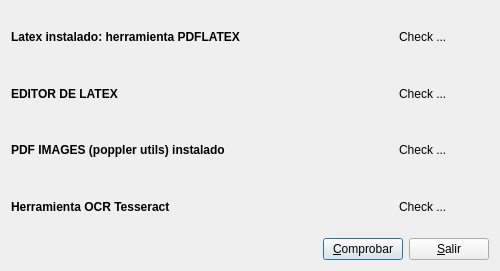
<?xml version="1.0" encoding="UTF-8"?>
<ui version="4.0">
 <class>Check_herramientas</class>
 <widget class="QDialog" name="Check_herramientas">
  <property name="geometry">
   <rect>
    <x>0</x>
    <y>0</y>
    <width>500</width>
    <height>271</height>
   </rect>
  </property>
  <property name="windowTitle">
   <string>Comprobación herramientas instaladas</string>
  </property>
  <layout class="QVBoxLayout" name="verticalLayout">
   <item>
    <layout class="QGridLayout" name="gridLayout">
     <item row="0" column="0">
      <widget class="QLabel" name="pdflatex_t_label">
       <property name="minimumSize">
        <size>
         <width>0</width>
         <height>50</height>
        </size>
       </property>
       <property name="font">
        <font>
         <bold>true</bold>
        </font>
       </property>
       <property name="text">
        <string>Latex instalado: herramienta PDFLATEX</string>
       </property>
      </widget>
     </item>
     <item row="0" column="1">
      <widget class="QLabel" name="latex_label">
       <property name="maximumSize">
        <size>
         <width>90</width>
         <height>260</height>
        </size>
       </property>
       <property name="text">
        <string>Check ...</string>
       </property>
      </widget>
     </item>
     <item row="1" column="0">
      <widget class="QLabel" name="editor_latex_t_label">
       <property name="minimumSize">
        <size>
         <width>0</width>
         <height>50</height>
        </size>
       </property>
       <property name="font">
        <font>
         <bold>true</bold>
        </font>
       </property>
       <property name="text">
        <string>EDITOR DE LATEX</string>
       </property>
      </widget>
     </item>
     <item row="1" column="1">
      <widget class="QLabel" name="editor_text_label">
       <property name="text">
        <string>Check ...</string>
       </property>
      </widget>
     </item>
     <item row="2" column="0">
      <widget class="QLabel" name="pdfimages_t_label">
       <property name="minimumSize">
        <size>
         <width>0</width>
         <height>50</height>
        </size>
       </property>
       <property name="font">
        <font>
         <bold>true</bold>
        </font>
       </property>
       <property name="text">
        <string>PDF IMAGES (poppler utils) instalado</string>
       </property>
      </widget>
     </item>
     <item row="2" column="1">
      <widget class="QLabel" name="pdf_images_label">
       <property name="text">
        <string>Check ...</string>
       </property>
      </widget>
     </item>
     <item row="3" column="0">
      <widget class="QLabel" name="tesseract_t_label">
       <property name="minimumSize">
        <size>
         <width>0</width>
         <height>50</height>
        </size>
       </property>
       <property name="font">
        <font>
         <bold>true</bold>
        </font>
       </property>
       <property name="text">
        <string>Herramienta OCR Tesseract</string>
       </property>
      </widget>
     </item>
     <item row="3" column="1">
      <widget class="QLabel" name="tesseract_label">
       <property name="text">
        <string>Check ...</string>
       </property>
      </widget>
     </item>
    </layout>
   </item>
   <item>
    <layout class="QHBoxLayout" name="horizontalLayout">
     <property name="sizeConstraint">
      <enum>QLayout::SizeConstraint::SetMinimumSize</enum>
     </property>
     <item>
      <spacer name="horizontalSpacer">
       <property name="orientation">
        <enum>Qt::Orientation::Horizontal</enum>
       </property>
       <property name="sizeHint" stdset="0">
        <size>
         <width>40</width>
         <height>20</height>
        </size>
       </property>
      </spacer>
     </item>
     <item>
      <widget class="QPushButton" name="comprobar_pushButton">
       <property name="text">
        <string>&amp;Comprobar</string>
       </property>
       <property name="icon">
        <iconset resource="keme.qrc">
         <normaloff>:/iconos/graf/check2.png</normaloff>:/iconos/graf/check2.png</iconset>
       </property>
      </widget>
     </item>
     <item>
      <widget class="QPushButton" name="salir_pushButton">
       <property name="text">
        <string>&amp;Salir</string>
       </property>
       <property name="icon">
        <iconset resource="keme.qrc">
         <normaloff>:/iconos/graf/application-exit.png</normaloff>:/iconos/graf/application-exit.png</iconset>
       </property>
      </widget>
     </item>
    </layout>
   </item>
  </layout>
 </widget>
 <resources>
  <include location="keme.qrc"/>
 </resources>
 <connections>
  <connection>
   <sender>salir_pushButton</sender>
   <signal>clicked()</signal>
   <receiver>Check_herramientas</receiver>
   <slot>reject()</slot>
   <hints>
    <hint type="sourcelabel">
     <x>485</x>
     <y>291</y>
    </hint>
    <hint type="destinationlabel">
     <x>452</x>
     <y>199</y>
    </hint>
   </hints>
  </connection>
 </connections>
</ui>
